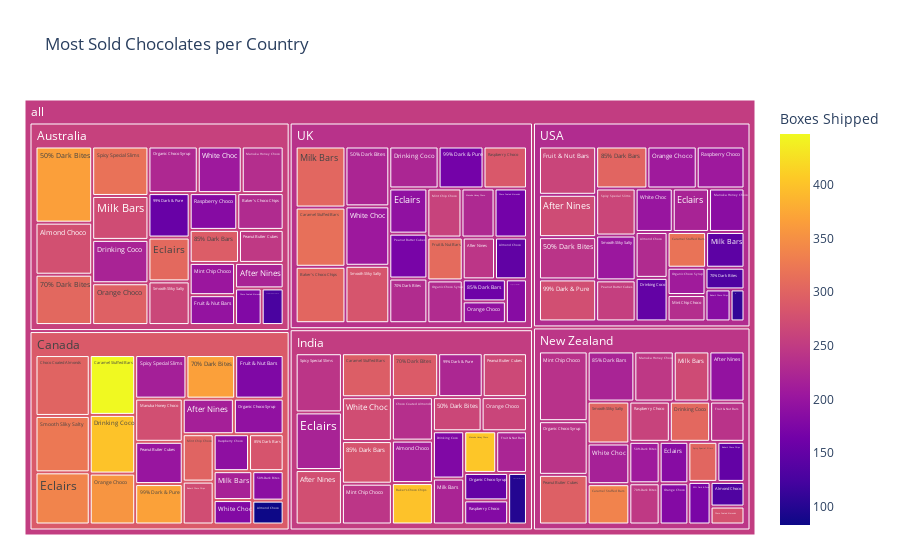

The cell this chart's notebook holds for it:
### Markdown cell above
Setelah memahami bagaimana pendapatan terdistribusi antar negara, kini kita akan menggali lebih dalam untuk melihat produk-produk apa yang sebenarnya mendorong penjualan di masing-masing pasar. Visualisasi treemap ini menunjukkan volume pengiriman Boxes Shipped untuk setiap jenis cokelat di setiap negara.

### Code cell
fig = px.treemap(df, path=[px.Constant("all"), 'Country', 'Product'], values='Boxes Shipped',
                 color='Boxes Shipped',
                 title='Most Sold Chocolates per Country')
fig.update_traces(root_color="lightgrey")
fig.update_layout(margin = dict(t=100, l=25, r=25, b=25))
fig.show()

### Figure 1 — Plotly figure (JSON) as saved in the notebook; plotly's stock layout.template omitted (floating-point values rounded to 4 significant figures; data arrays with more than 128 entries replaced by an {"elided": "..."} marker saying what was removed)
{"data": [{"branchvalues": "total", "customdata": {"elided": "139x1 float values"}, "domain": {"x": [0, 1], "y": [0, 1]}, "hovertemplate": "labels=%{label}<br>Boxes Shipped_sum=%{value}<br>parent=%{parent}<br>id=%{id}<br>Boxes Shipped=%{color}<extra></extra>", "ids": {"elided": "139 str values"}, "labels": {"elided": "139 str values"}, "marker": {"coloraxis": "coloraxis", "colors": {"elided": "139 float values"}}, "name": "", "parents": {"elided": "139 str values"}, "root": {"color": "lightgrey"}, "type": "treemap", "values": {"elided": "139 float values"}}], "layout": {"coloraxis": {"colorbar": {"title": {"text": "Boxes Shipped"}}, "colorscale": [[0, "#0d0887"], [0.1111, "#46039f"], [0.2222, "#7201a8"], [0.3333, "#9c179e"], [0.4444, "#bd3786"], [0.5556, "#d8576b"], [0.6667, "#ed7953"], [0.7778, "#fb9f3a"], [0.8889, "#fdca26"], [1, "#f0f921"]]}, "legend": {"tracegroupgap": 0}, "margin": {"b": 25, "l": 25, "r": 25, "t": 100}, "title": {"text": "Most Sold Chocolates per Country"}}}
